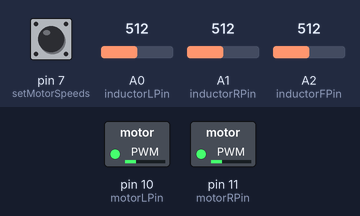
A sketch run on a simulated Arduino Uno, built with avr-gcc and run on an emulated ATmega328P. Shown: switched loads named in the sketch (green lamp = pin HIGH). The test bench sets the inputs (shaded band); at power-on: A0 (inductorLPin) = 512, pin 7 (setMotorSpeeds) HIGH, A1 (inductorRPin) = 512, A2 (inductorFPin) = 512.

Above: at 1.2 s.
1.3 s: A0 (inductorLPin) set to 490
4.3 s: pin 7 (setMotorSpeeds) pulled LOW for 3.2 s
9.0 s: A1 (inductorRPin) set to 0
At 9.4 s:
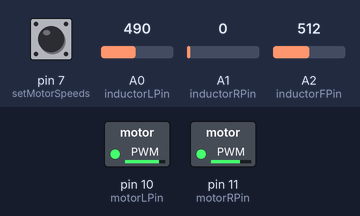
10.5 s: pin 7 (setMotorSpeeds) pulled LOW for 0.15 s
At 10.58 s:
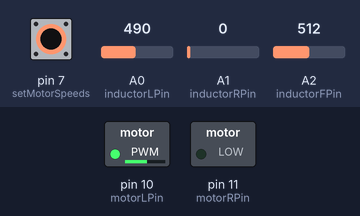
12.1 s: A0 (inductorLPin) set to 1023
At 12.8 s:
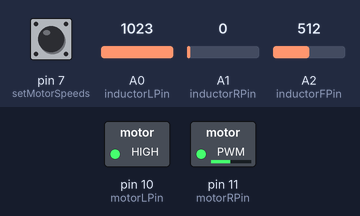
13.6 s: pin 7 (setMotorSpeeds) pulled LOW for 1 s
At 15.0 s:
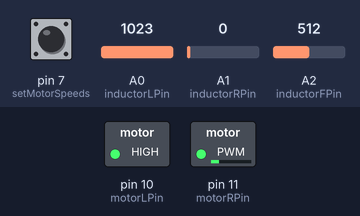
Timing chart, 0 to 16.6 s (numbered marks = the images above; inputs shaded):
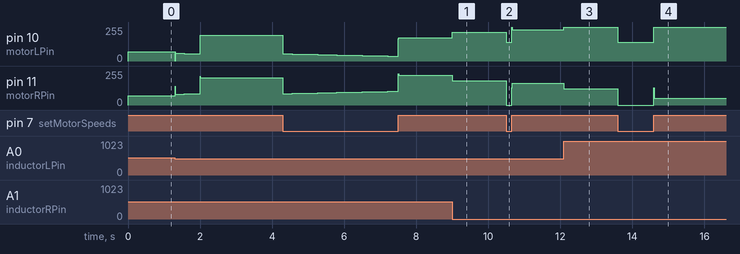

The sketch:

gets_round.ino
```cpp
////////////////////////////////////////////////////////////////////////////////
/*
Mouse.ino
C++ code for controlling a line following robot.
Inductors are used as pickup coils to sense an induced voltage from a wire
(20kHz, 1A pp). An additional optical sensor is used to look ahead, and
determine if the robot is travelling straight; if so, the motor speed is
increased.
PID control is used to control the robots positioning (PID.h library)

Author: Alex Robb, University of Bath
Date: 17/2/19
*/
////////////////////////////////////////////////////////////////////////////////
//Includes and libraries

#include <PID_v1.h>

#define motorLPin 10
#define motorRPin 11

#define inductorLPin A0
#define inductorRPin A1
#define inductorFPin A2

////////////////////////////////////////////////////////////////////////////////
//PID setup
int baseSpeed = 70;
int slowSpeed = 55;
const int boostSpeed = 200;

//Setpoint for inductor voltage
double setpoint;
//Result of adding both inductor inputs
double totalError;

//Output of PID calculation, added/subtracted from motor speed
double motorChange;

//Varibles to store values from inductor
int inductorLValue;
int inductorRValue;
int inductorFValue;

double distanceError;

bool straight;
bool speedUp;

double kp = 10;
double ki = 5;
double kd = 1;

//Create PID object   (input, setpoint, kp, ki, kd, sampleTime)
PID sensorPID(&distanceError, &motorChange, &setpoint, kp, ki, kd, DIRECT);

////////////////////////////////////////////////////////////////////////////////
//Setup: run once
void setup() {

  //Set pimodes to input/output
  pinMode(inductorLPin, INPUT);
  pinMode(inductorRPin, INPUT);
  pinMode(motorLPin, OUTPUT);
  pinMode(motorRPin, OUTPUT);
  pinMode(7,INPUT_PULLUP);

  //Initialise the inductor value variables
  inductorLValue = analogRead(inductorLPin);
  inductorRValue = analogRead(inductorRPin);

  //totalError = inductorLeftValue - inductorRightValue;
  totalError = inductorLValue - inductorRValue;
  distanceError = (0.05244*totalError) + (3.013);
  //distanceError = (-5.065e-8*pow(totalError,3)) + (-2.839e-07*pow(totalError,2)) + (0.09438*totalError) + 0.2026;

  straight = false;
  speedUp = false;

  //Initialise setpoint variable as current position error
  //Position the inductors equidistant from the wire, and turn arduino power on
  setpoint = distanceError;

  sensorPID.SetOutputLimits((-1 * baseSpeed), baseSpeed);

  sensorPID.SetMode(AUTOMATIC);

  sensorPID.SetSampleTime(1);

  //Serial.begin(9600);
}
////////////////////////////////////////////////////////////////////////////////
//overLine: function determines when travelling straight, and how long for
bool overLine(){
  unsigned int startStraight;
  unsigned int straightTime;

  if (!straight && inductorFValue >= 400){
    startStraight = millis();
    straight = true;
  }
  else if (inductorFValue <= 400){
    straight = false;
  }

  if (straight == true){
     straightTime = millis() - startStraight;
  }
  else{
    straightTime = 0;
  }

  if (straightTime >= 500){
    return true;
  }
  else {
    return false;
  }
}
////////////////////////////////////////////////////////////////////////////////
//setMotorSpeeds: sets the speed of both left/right motors
void setMotorSpeeds(){
  int motorLSpeed;
  int motorRSpeed;

  //baseSpeed = map(abs(distanceError), 0, 40, 90, 30);
  //Serial.println(baseSpeed);

  if (overLine()){
    speedUp = true;
  }

  bool ramp = digitalRead(7);
  if (!ramp){
    speedUp = false;
  }
  if (speedUp){
    sensorPID.SetSampleTime(10);
  }
  else{
    sensorPID.SetSampleTime(1);
  }

  if(speedUp && millis() > 2000){
    motorLSpeed = boostSpeed - motorChange;
    motorRSpeed = boostSpeed + motorChange;
    sensorPID.SetTunings(1.5,0,0);
    sensorPID.SetOutputLimits((-1 * boostSpeed),boostSpeed);
  }
  else if (inductorFValue <= 180 && distanceError < 0 && millis() > 4600 && millis() < 8600){
    motorLSpeed = 0;//slowSpeed - motorChange;
    motorRSpeed = baseSpeed + motorChange;
    sensorPID.SetOutputLimits((-1*baseSpeed), baseSpeed);
    sensorPID.SetTunings(kp,ki,kd);
  }
  else if (inductorFValue <= 180 && distanceError > 0 && millis() > 4600 && millis() < 8600){
    motorLSpeed = baseSpeed - motorChange;
    motorRSpeed = 0;//slowSpeed + motorChange;
    sensorPID.SetOutputLimits((-1*baseSpeed), baseSpeed);
    sensorPID.SetTunings(kp,ki,kd);
  }
  else{
    motorLSpeed = baseSpeed - motorChange;
    motorRSpeed = baseSpeed + motorChange;
    sensorPID.SetTunings(kp,ki,kd);
    sensorPID.SetOutputLimits((-1*baseSpeed), baseSpeed);
  }

  analogWrite(motorLPin, motorLSpeed);
  analogWrite(motorRPin, motorRSpeed);

//  Serial.print(motorLSpeed);
//  Serial.print("   ");
//  Serial.println(motorRSpeed);


}
////////////////////////////////////////////////////////////////////////////////
//loop: run repeatedly
void loop() {


      inductorFValue = analogRead(inductorFPin);


    inductorLValue = analogRead(inductorLPin);
    inductorRValue = analogRead(inductorRPin);


//    Serial.print(inductorLValue);
//    Serial.print("   ");
//    Serial.print(inductorRValue);
//    Serial.print("   ");
//   Serial.println(inductorFValue);

    totalError = inductorLValue - inductorRValue;
    distanceError = (0.05244*totalError) + (3.013);
    //distanceError = (-5.065e-8*pow(totalError,3)) + (-2.839e-07*pow(totalError,2)) + (0.09438*totalError) + 0.2026;
    //Serial.println(distanceError);

    //totalError = inductorLValue - inductorRValue;
    //Serial.println(totalError);
    //lastRead = millis();


    sensorPID.Compute();
    //Serial.println(motorChange);

    setMotorSpeeds();

}
```

Measured:
- after the input at 9.0 s, pin 10 (motorLPin): 176/255 → 216/255 at once; pin 11 (motorRPin): 223/255 → 183/255 at once
- after the input at 10.5 s, pin 10 (motorLPin): 216/255 → 140/255 at once, → 235/255 0.15 s later; pin 11 (motorRPin): 183/255 → 0/255 at once, → 164/255 0.15 s later
- after the input at 12.1 s, pin 10 (motorLPin): 235/255 → 255/255 at once; pin 11 (motorRPin): 164/255 → 122/255 at once
- after the input at 13.6 s, pin 10 (motorLPin): 255/255 → 140/255 at once, → 255/255 1.0 s later; pin 11 (motorRPin): 122/255 → 0/255 at once, → 49/255 1.0 s later
